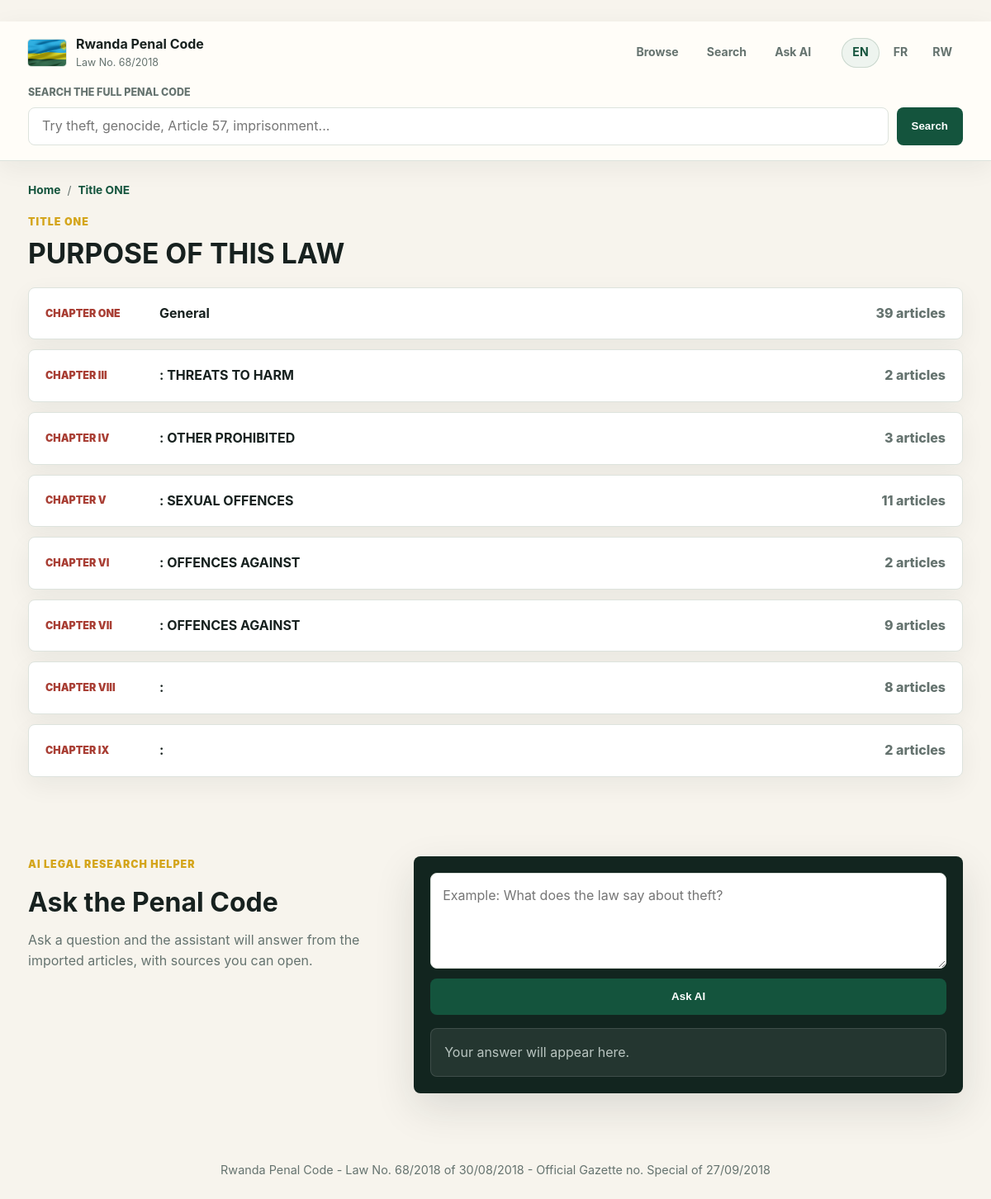
The page /title/2/ on the database its author committed.
### laws/models.py (models this page shows, shortened)
class Title(models.Model):
    number = models.CharField(max_length=20)
    name_en = models.TextField()
    name_fr = models.TextField(blank=True)
    name_rw = models.TextField(blank=True)

class Chapter(models.Model):
    title = models.ForeignKey(Title, on_delete=models.CASCADE, related_name='chapters')
    number = models.CharField(max_length=20)
    name_en = models.TextField()
    name_fr = models.TextField(blank=True)
    name_rw = models.TextField(blank=True)

### laws/views.py (the view)
# urls.py: path("title/<int:title_id>/", views.title_detail, name="title_detail"),
@ensure_csrf_cookie
def title_detail(request, title_id):
    title = get_object_or_404(Title, id=title_id)
    chapters = title.chapters.prefetch_related("articles").order_by("id")
    return render(request, "laws/title_detail.html", {
        "title": title,
        "chapters": chapters,
        "lang": get_language(request),
    })

### laws/views.py (called while the page is built)
def get_language(request):
    lang = request.session.get("lang", "en")
    return lang if lang in SUPPORTED_LANGUAGES else "en"

### laws/templates/laws/title_detail.html (shortened to what this page needs)
﻿{% extends 'laws/base.html' %}
{% block breadcrumb %}
    <span>/</span> <a href="/title/{{ title.id }}/">Title {{ title.number }}</a>
{% endblock %}
{% block content %}
<section class="page-header">
    <p class="eyebrow">Title {{ title.number }}</p>
    <h1>{% if lang == 'fr' and title.name_fr %}{{ title.name_fr }}{% elif lang == 'rw' and title.name_rw %}{{ title.name_rw }}{% else %}{{ title.name_en }}{% endif %}</h1>
</section>
<section class="list-stack">
    {% for chapter in chapters %}
    <a href="/chapter/{{ chapter.id }}/" class="chapter-row">
        <span class="row-kicker">Chapter {{ chapter.number }}</span>
        <strong>{% if lang == 'fr' and chapter.name_fr %}{{ chapter.name_fr }}{% elif lang == 'rw' and chapter.name_rw %}{{ chapter.name_rw }}{% else %}{{ chapter.name_en }}{% endif %}</strong>
        <span>{{ chapter.articles.count }} articles</span>
    </a>
    {% empty %}
    <p class="empty-state">No chapters found.</p>
    {% endfor %}
</section>
{% endblock %}

### laws/static/laws/style.css (style rules this page uses)
* { box-sizing: border-box; }
html { scroll-behavior: smooth; }
body { margin: 0; font-family: Inter, ui-sans-serif, system-ui, -apple-system, BlinkMacSystemFont, "Segoe UI", sans-serif; color: var(--ink); background: var(--paper); line-height: 1.6; }
a { color: inherit; text-decoration: none; }
.breadcrumb a { color: var(--green); font-weight: 700; }
.eyebrow { margin: 0 0 10px; color: var(--gold); font-size: 0.78rem; font-weight: 900; letter-spacing: 0.08em; text-transform: uppercase; }
.hero h1, .page-header h1 { margin: 0; line-height: 1.05; letter-spacing: 0; }
.section-heading, .page-header { margin-bottom: 24px; }
.section-heading h2, .page-header h1 { font-size: 2.1rem; color: var(--ink); }
.section-heading h2, .page-header h1, .title-card h3 { margin-top: 0; }
.title-card, .chapter-row, .article-row, .result-item { background: var(--panel); border: 1px solid var(--line); border-radius: 8px; box-shadow: 0 10px 30px rgba(23, 33, 31, 0.06); transition: transform 0.18s ease, border-color 0.18s ease, box-shadow 0.18s ease; }
.title-number, .row-kicker { color: var(--red); font-size: 0.78rem; font-weight: 900; text-transform: uppercase; }
.list-stack { display: grid; gap: 12px; }
.chapter-row, .article-row, .result-item { padding: 18px 20px; }
.chapter-row { display: grid; grid-template-columns: 120px 1fr auto; gap: 18px; align-items: center; }
.chapter-row > span:last-child { color: var(--muted); font-weight: 800; }

### rows shown on the page
Title: number "ONE", name_en "PURPOSE OF THIS LAW"
Chapter: number "ONE", name_en "General", articles.count "39"
Chapter: number "III", name_en ": THREATS TO HARM", articles.count "2"
Chapter: number "IV", name_en ": OTHER PROHIBITED", articles.count "3"
Chapter: number "V", name_en ": SEXUAL OFFENCES", articles.count "11"
Chapter: number "VI", name_en ": OFFENCES AGAINST", articles.count "2"
Chapter: number "VII", name_en ": OFFENCES AGAINST", articles.count "9"
Chapter: number "VIII", name_en ":", articles.count "8"
Chapter: number "IX", name_en ":", articles.count "2"
